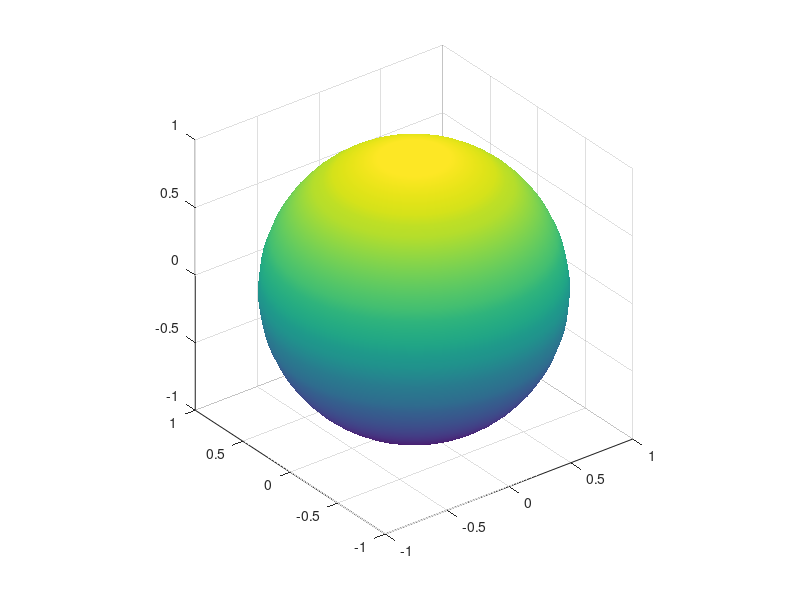

Reproduce this figure in MATLAB. (Note: this script raises an error after producing the figure.)


figure('Color',[1 1 1]);
[x,y,z] = sphere(40);
c=repmat(0.5,size(x,1),size(x,2));
surf(x,y,z,'EdgeColor','none','LineStyle','none','FaceLighting','phong');
axis equal
shading interp;
alpha(0.5)